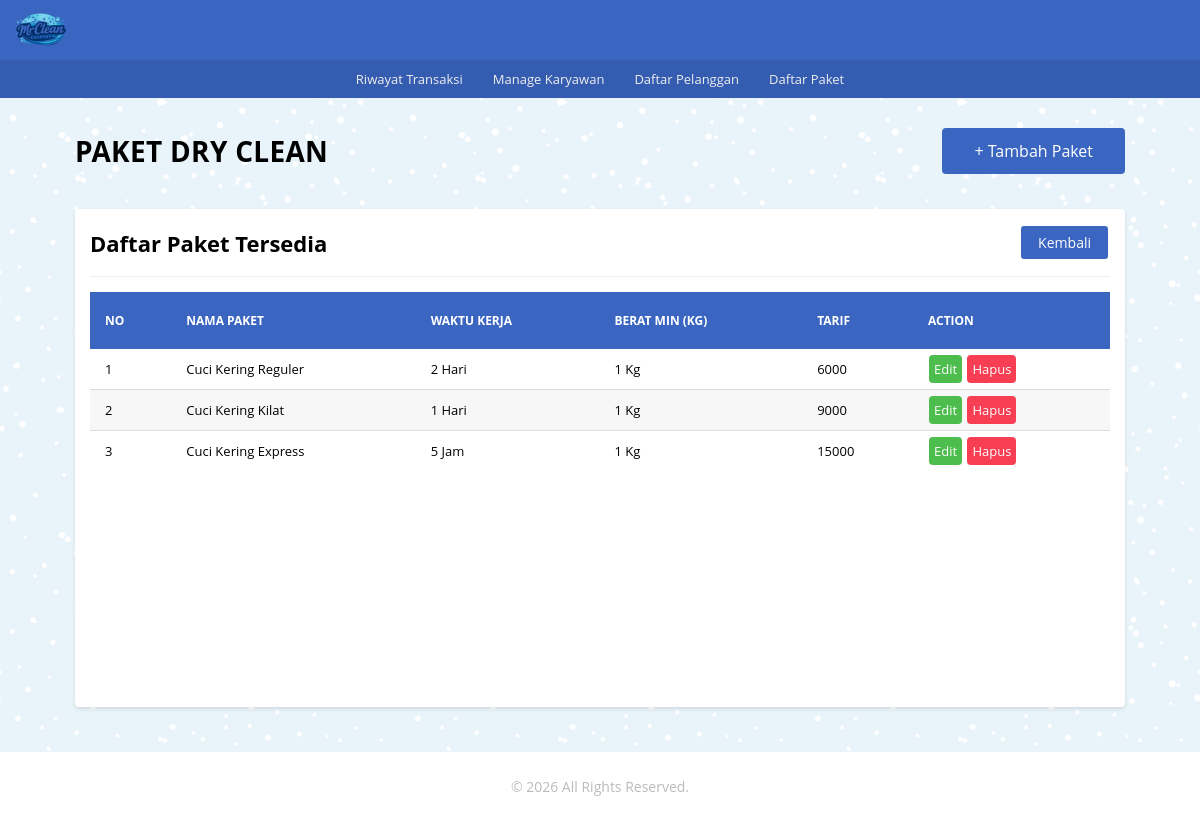
Page /paket/pkt_dc/pkt_dc.php on the committed database.
### tables this page shows
CREATE TABLE `tb_dry_clean` (
  `id_dc` int(11) NOT NULL,
  `nama_paket_dc` varchar(100) NOT NULL,
  `waktu_kerja_dc` varchar(20) NOT NULL,
  `kuantitas_dc` int(11) NOT NULL,
  `tarif_dc` int(11) NOT NULL
);

### _functions.php (called while the page is built, shortened)
<?php
$host	= 'localhost';
$user = 'root';
$pass	= '';
$db	= 'laundry_app';
$koneksi = mysqli_connect($host,$user,$pass,$db);
function query($query){
	global $koneksi;
	$result = mysqli_query($koneksi, $query);
	$rows = [];
	while ($row = mysqli_fetch_assoc($result)) {
		$rows[] = $row;
	}
	return $rows;
}
function url($url = null){
	$protocol = (!empty($_SERVER['HTTPS']) && $_SERVER['HTTPS'] !== 'off' || $_SERVER['SERVER_PORT'] == 443) ? "https://" : "http://";
	$host = $_SERVER['HTTP_HOST'];
	$script_name = $_SERVER['SCRIPT_NAME'];
	$script_name = str_replace('\\', '/', $script_name);
	if (preg_match('#(/rumah_laundry)#', $script_name, $matches)) {
		$base_path = $matches[1];
	} else {
		$parts = explode('/', trim($script_name, '/'));
		$base_path = '/' . $parts[0];
	}
	$url_utama = $protocol . $host . $base_path;
	if ($url != null) {
		return $url_utama . '/' . $url;
	}else{
		return $url_utama;
	}
}

### paket/pkt_dc/pkt_dc.php (the view)
<?php
   require_once('../../_header.php');
   $data_dc = query('SELECT * FROM tb_dry_clean');
?>
   <div id="pkt_ck" class="main-content">
		<div class="container">
			<div class="baris">
				<div class="selamat-datang">
					<div class="col-header">
						<h2 class="judul-md">Paket Dry Clean</h2>
               </div>
					<div class="col-header txt-right">
						<a href="<?=url('paket/pkt_dc/tambah.php')?>" class="btn-lg bg-primary">+ Tambah Paket</a>
					</div>
				</div>
			</div>
			<div class="baris">
				<div class="col">
					<div class="card">
						<div class="card-title card-flex">
							<div class="card-col">
								<h2>Daftar Paket Tersedia</h2>
							</div>
							<div class="card-col txt-right">
								<a href="<?=url('paket/paket.php')?>" class="btn-xs bg-primary">Kembali</a>
							</div>
						</div>
						<div class="card-body">
							<div class="tabel-kontainer">
								<table class="tabel-transaksi">
									<thead>
										<tr>
											<th class="sticky">No</th>
											<th class="sticky">Nama Paket</th>
											<th class="sticky">Waktu Kerja</th>
											<th class="sticky">Berat Min (Kg)</th>
											<th class="sticky">Tarif</th>
											<th class="sticky">Action</th>
										</tr>
									</thead>
									<tbody>
										<?php $no = 1; ?>
										<?php foreach($data_dc as $dc) : ?>
											<tr>
												<td><?= $no ?></td>
												<td><?= $dc['nama_paket_dc'] ?></td>
												<td><?= $dc['waktu_kerja_dc'] ?></td>
												<td><?= $dc['kuantitas_dc'] . ' Kg' ?></td>
												<td><?= $dc['tarif_dc'] ?></td>
												<td>
													<a href="<?=url('paket/pkt_dc/edit.php')?>?id_dc=<?=$dc['id_dc']?>" class="btn btn-edit">Edit</a>
													<a href="<?=url('paket/pkt_dc/hapus.php')?>?id_dc=<?=$dc['id_dc']?>" onclick="return confirm('Yakin akan menghapus?');"  class="btn btn-hapus">Hapus</a>
												</td>
											</tr>
											<?php $no++ ?>
										<?php endforeach; ?>
									</tbody>
								</table>
							</div>
						</div>
					</div>
				</div>
			</div>
		</div>
	</div>
<?php require_once('../../_footer.php') ?>

### _assets/css/style.css (style rules this page uses)
* { margin: 0; padding: 0; box-sizing: border-box; }
html,body { width: 100%; max-width: 100%; position: relative; font-family: 'Open sans', sans-serif; display: flex; flex-direction: column; background-image: url(../img/blue-snow.png); overflow-x: hidden; }
.txt-right { text-align: right; }
h2 { font-size: 22px; }
.main-content { display: flex; flex-direction: column; }
.container { display: flex; flex-direction: column; width: 1080px; max-width: 100%; margin: auto; padding: 0 15px; min-height: 20px; }
.baris { position: relative; margin: 0 -15px; display: flex; flex-direction: row; flex-wrap: wrap; }
.selamat-datang { width: 100%; display: flex; flex-direction: row; flex-wrap: wrap; align-items: center; justify-content: space-between; padding: 0 15px; margin: 30px 0 20px 0; }
.selamat-datang .col-header { flex: 1; }
.selamat-datang .col-header .judul-md { font-size: 28px; text-transform: uppercase; letter-spacing: .3px; }
.selamat-datang .col-header a { display: inline-block; color: #fff; text-decoration: none; }
.btn-lg { padding: 10px 30px; border-radius: 4px; }
.bg-primary { border: 2px solid #3a66c1; color: #ffffff; background-color: #3a66c1; }
.col { flex: 1; }
.card { background-color: #fff; margin: 15px; padding: 15px; border-radius: 4px; box-shadow: 0 2px 4px rgba(0,0,0,0.10); }
.card-body { position: relative; }
.card-title { padding-bottom: 15px; margin-bottom: 15px; border-bottom: 1px solid #eeeeee; }
.card-flex { display: flex; flex-direction: row; align-items: center; justify-content: space-between; }
.card-col { flex: 1; }
.tabel-kontainer { display: block; width: 100%; height: 400px; position: relative; overflow-x: auto; overflow-y: auto; }
.tabel-transaksi { border: 0; border-collapse: collapse; width: 100%; }
.tabel-transaksi thead { color: #ffffff; }
.tabel-transaksi thead th { text-transform: uppercase; font-size: 12px; text-align: left; padding: 20px 15px; background-color: #3a66c1; }
.sticky { position: sticky; top: 0; }
.tabel-transaksi tbody tr { border-bottom: 1px solid #dddddd; }
.tabel-transaksi tbody tr:nth-child(even) { background-color: #f7f7f7; }
.tabel-transaksi tbody tr:last-child { border-bottom: 0; }
.tabel-transaksi tbody tr td { padding: 5px 15px; font-size: 13px; }
.btn { display: inline-block; text-decoration: none; padding: 5px; margin: 1px; border-radius: 4px; }
.btn-edit { background-color: #4dbd4d; color: #ffffff; }
.btn-hapus { background-color: #f73e53; color: #ffffff; }
.btn-xs { font-size: 14px; display: inline-block; text-decoration: none; padding: 5px 15px; margin: 2px; border-radius: 3px; cursor: pointer; }

### rows in the picture
tb_dry_clean: nama_paket_dc "Cuci Kering Reguler", waktu_kerja_dc "2 Hari", kuantitas_dc "1", tarif_dc "6000"
tb_dry_clean: nama_paket_dc "Cuci Kering Kilat", waktu_kerja_dc "1 Hari", kuantitas_dc "1", tarif_dc "9000"
tb_dry_clean: nama_paket_dc "Cuci Kering Express", waktu_kerja_dc "5 Jam", kuantitas_dc "1", tarif_dc "15000"
